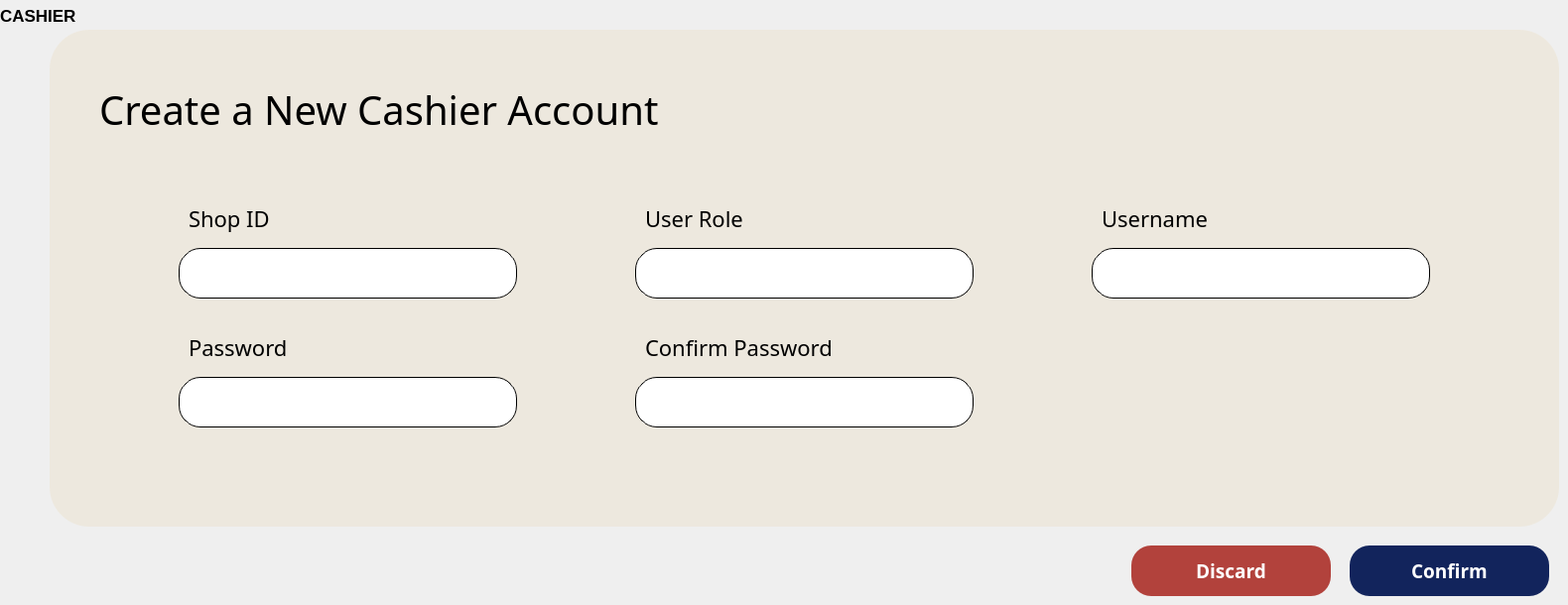
     <widget class="QWidget" name="page_5">
      <widget class="QLabel" name="label_11">
       <property name="geometry">
        <rect>
         <x>50</x>
         <y>30</y>
         <width>1521</width>
         <height>501</height>
        </rect>
       </property>
       <property name="styleSheet">
        <string notr="true">background-color: rgba(235, 224, 204, 0.47); 
border-radius: 40px;
</string>
       </property>
       <property name="text">
        <string/>
       </property>
      </widget>
      <widget class="QLabel" name="changeUserNameText_3">
       <property name="geometry">
        <rect>
         <x>100</x>
         <y>90</y>
         <width>631</width>
         <height>41</height>
        </rect>
       </property>
       <property name="font">
        <font>
         <family>Poppins Medium</family>
         <pointsize>-1</pointsize>
        </font>
       </property>
       <property name="autoFillBackground">
        <bool>false</bool>
       </property>
       <property name="styleSheet">
        <string notr="true">
QLabel {
	background: transparent;
	font-size: 40px;
	font-color: #003366;
}
    
</string>
       </property>
       <property name="text">
        <string>Create a New Cashier Account</string>
       </property>
      </widget>
      <widget class="QLabel" name="changeUserNameText_4">
       <property name="geometry">
        <rect>
         <x>190</x>
         <y>200</y>
         <width>101</width>
         <height>41</height>
        </rect>
       </property>
       <property name="font">
        <font>
         <family>Poppins Medium</family>
         <pointsize>-1</pointsize>
        </font>
       </property>
       <property name="autoFillBackground">
        <bool>false</bool>
       </property>
       <property name="styleSheet">
        <string notr="true">
QLabel {
	background: transparent;
	font-size:22px;
	font-color: #003366;
}
    
</string>
       </property>
       <property name="text">
        <string>Shop ID</string>
       </property>
      </widget>
      <widget class="QLabel" name="changeUserNameText_5">
       <property name="geometry">
        <rect>
         <x>650</x>
         <y>200</y>
         <width>131</width>
         <height>41</height>
        </rect>
       </property>
       <property name="font">
        <font>
         <family>Poppins Medium</family>
         <pointsize>-1</pointsize>
        </font>
       </property>
       <property name="autoFillBackground">
        <bool>false</bool>
       </property>
       <property name="styleSheet">
        <string notr="true">
QLabel {
	background: transparent;
	font-size:22px;
	font-color: #003366;
}
    
</string>
       </property>
       <property name="text">
        <string>User Role</string>
       </property>
      </widget>
      <widget class="QLabel" name="changeUserNameText_6">
       <property name="geometry">
        <rect>
         <x>1110</x>
         <y>200</y>
         <width>171</width>
         <height>41</height>
        </rect>
       </property>
       <property name="font">
        <font>
         <family>Poppins Medium</family>
         <pointsize>-1</pointsize>
        </font>
       </property>
       <property name="autoFillBackground">
        <bool>false</bool>
       </property>
       <property name="styleSheet">
        <string notr="true">
QLabel {
	background: transparent;
	font-size:22px;
	font-color: #003366;
}
    
</string>
       </property>
       <property name="text">
        <string>Username</string>
       </property>
      </widget>
      <widget class="QLineEdit" name="newUserNameEnter_3">
       <property name="geometry">
        <rect>
         <x>180</x>
         <y>250</y>
         <width>341</width>
         <height>51</height>
        </rect>
       </property>
       <property name="font">
        <font>
         <pointsize>15</pointsize>
        </font>
       </property>
       <property name="styleSheet">
        <string notr="true">border: 1px solid #000000; 
border-radius: 22px; 
padding: 1px;</string>
       </property>
       <property name="text">
        <string/>
       </property>
       <property name="placeholderText">
        <string/>
       </property>
      </widget>
      <widget class="QLineEdit" name="newUserNameEnter_4">
       <property name="geometry">
        <rect>
         <x>640</x>
         <y>250</y>
         <width>341</width>
         <height>51</height>
        </rect>
       </property>
       <property name="font">
        <font>
         <pointsize>15</pointsize>
        </font>
       </property>
       <property name="styleSheet">
        <string notr="true">border: 1px solid #000000; 
border-radius: 22px; 
padding: 1px;</string>
       </property>
       <property name="text">
        <string/>
       </property>
       <property name="placeholderText">
        <string/>
       </property>
      </widget>
      <widget class="QLineEdit" name="newUserNameEnter_5">
       <property name="geometry">
        <rect>
         <x>1100</x>
         <y>250</y>
         <width>341</width>
         <height>51</height>
        </rect>
       </property>
       <property name="font">
        <font>
         <pointsize>15</pointsize>
        </font>
       </property>
       <property name="styleSheet">
        <string notr="true">border: 1px solid #000000; 
border-radius: 22px; 
padding: 1px;</string>
       </property>
       <property name="text">
        <string/>
       </property>
       <property name="placeholderText">
        <string/>
       </property>
      </widget>
      <widget class="QLineEdit" name="newUserNameEnter_6">
       <property name="geometry">
        <rect>
         <x>180</x>
         <y>380</y>
         <width>341</width>
         <height>51</height>
        </rect>
       </property>
       <property name="font">
        <font>
         <pointsize>15</pointsize>
        </font>
       </property>
       <property name="styleSheet">
        <string notr="true">border: 1px solid #000000; 
border-radius: 22px; 
padding: 1px;</string>
       </property>
       <property name="text">
        <string/>
       </property>
       <property name="placeholderText">
        <string/>
       </property>
      </widget>
      <widget class="QLabel" name="changeUserNameText_7">
       <property name="geometry">
        <rect>
         <x>190</x>
         <y>330</y>
         <width>131</width>
         <height>41</height>
        </rect>
       </property>
       <property name="font">
        <font>
         <family>Poppins Medium</family>
         <pointsize>-1</pointsize>
        </font>
       </property>
       <property name="autoFillBackground">
        <bool>false</bool>
       </property>
       <property name="styleSheet">
        <string notr="true">
QLabel {
	background: transparent;
	font-size:22px;
	font-color: #003366;
}
    
</string>
       </property>
       <property name="text">
        <string>Password</string>
       </property>
      </widget>
      <widget class="QLineEdit" name="newUserNameEnter_7">
       <property name="geometry">
        <rect>
         <x>640</x>
         <y>380</y>
         <width>341</width>
         <height>51</height>
        </rect>
       </property>
       <property name="font">
        <font>
         <pointsize>15</pointsize>
        </font>
       </property>
       <property name="styleSheet">
        <string notr="true">border: 1px solid #000000; 
border-radius: 22px; 
padding: 1px;</string>
       </property>
       <property name="text">
        <string/>
       </property>
       <property name="placeholderText">
        <string/>
       </property>
      </widget>
      <widget class="QLabel" name="changeUserNameText_8">
       <property name="geometry">
        <rect>
         <x>650</x>
         <y>330</y>
         <width>241</width>
         <height>41</height>
        </rect>
       </property>
       <property name="font">
        <font>
         <family>Poppins Medium</family>
         <pointsize>-1</pointsize>
        </font>
       </property>
       <property name="autoFillBackground">
        <bool>false</bool>
       </property>
       <property name="styleSheet">
        <string notr="true">
QLabel {
	background: transparent;
	font-size:22px;
	font-color: #003366;
}
    
</string>
       </property>
       <property name="text">
        <string>Confirm Password</string>
       </property>
      </widget>
      <widget class="QPushButton" name="pushButton_saveAcc">
       <property name="geometry">
        <rect>
         <x>1360</x>
         <y>550</y>
         <width>201</width>
         <height>51</height>
        </rect>
       </property>
       <property name="font">
        <font>
         <family>Poppins Medium</family>
         <pointsize>14</pointsize>
         <weight>62</weight>
         <bold>true</bold>
        </font>
       </property>
       <property name="styleSheet">
        <string notr="true">
color: #ffffff;
border-radius: 20px; 
padding: 3px; 
background-color: #12245c; 
font-weight: 500;
</string>
       </property>
       <property name="text">
        <string>Confirm</string>
       </property>
      </widget>
      <widget class="QPushButton" name="pushButton_discardAcc">
       <property name="geometry">
        <rect>
         <x>1140</x>
         <y>550</y>
         <width>201</width>
         <height>51</height>
        </rect>
       </property>
       <property name="font">
        <font>
         <family>Poppins Medium</family>
         <pointsize>14</pointsize>
         <weight>62</weight>
         <bold>true</bold>
        </font>
       </property>
       <property name="styleSheet">
        <string notr="true">
color: #ffffff;
border-radius: 20px; 
padding: 3px; 
background-color: #b2423c; 
font-weight: 500;
</string>
       </property>
       <property name="text">
        <string>Discard</string>
       </property>
      </widget>
      <widget class="QLabel" name="label_9">
       <property name="geometry">
        <rect>
         <x>0</x>
         <y>0</y>
         <width>111</width>
         <height>31</height>
        </rect>
       </property>
       <property name="font">
        <font>
         <pointsize>13</pointsize>
         <weight>75</weight>
         <bold>true</bold>
        </font>
       </property>
       <property name="text">
        <string>CASHIER</string>
       </property>
      </widget>
     </widget>
